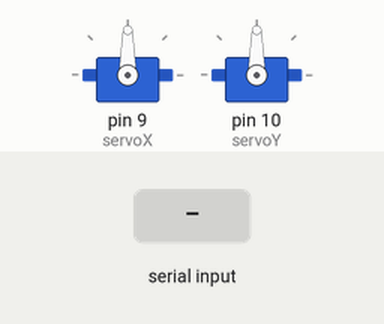
Simulated run of this sketch. Board: Arduino Uno, built with avr-gcc and run on an emulated ATmega328P. Shown: 2 × servo. The test bench sets the inputs (shaded band).

Above: at 1.2 s.
1.3 s: "90,45\n" received over Serial
At 1.9 s:
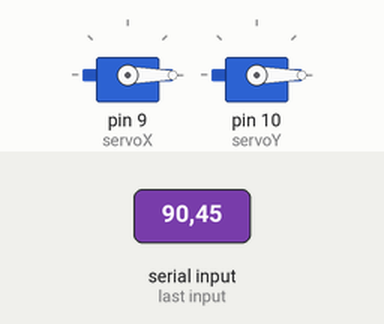
Timing chart, 0 to 4.3 s (numbered marks = the images above; inputs shaded):
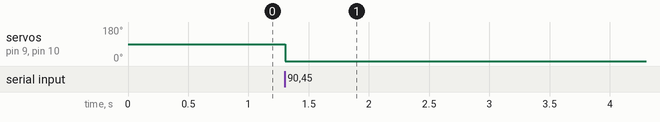

The sketch:

targettracking.ino
```cpp
#include <Servo.h>

Servo servoX, servoY;
int posX = 90, posY = 90;

// PID parametreleri
float kp = 0.5, ki = 0.01, kd = 0.1;
float prev_errorX = 0, prev_errorY = 0;
float integralX = 0, integralY = 0;

void setup() {
  servoX.attach(9);
  servoY.attach(10);
  Serial.begin(9600);
}

void loop() {
  if (Serial.available()) {
    String data = Serial.readStringUntil('\n');
    int commaIndex = data.indexOf(',');
    if (commaIndex > 0) {
      int targetX = data.substring(0, commaIndex).toInt();
      int targetY = data.substring(commaIndex + 1).toInt();

      // Hata hesaplama
      float errorX = targetX - 320; // 320, ekranın yatay merkezi
      float errorY = targetY - 240; // 240, ekranın dikey merkezi

      // PID hesaplama
      integralX += errorX;
      integralY += errorY;
      float derivativeX = errorX - prev_errorX;
      float derivativeY = errorY - prev_errorY;

      posX += kp * errorX + ki * integralX + kd * derivativeX;
      posY += kp * errorY + ki * integralY + kd * derivativeY;

      // Servo sınırlarını kontrol et
      posX = constrain(posX, 0, 180);
      posY = constrain(posY, 0, 180);

      servoX.write(posX);
      servoY.write(posY);

      prev_errorX = errorX;
      prev_errorY = errorY;
    }
  }
}
```

Measured:
- after the input at 1.3 s, servo on pin 9 (servoX), servo on pin 10 (servoY): 90° → 0° at once
